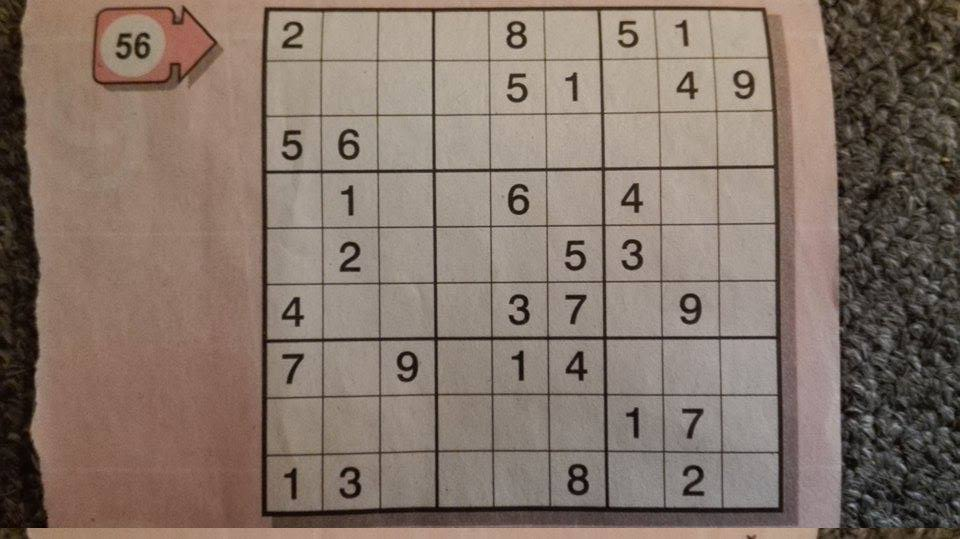
#> input picture resources/good2.jpg, 960 x 539 px
$ python -i SudokuDetector.py   (imports and definitions only)
#> lines starting #> are read from the running program, lines starting #| are printed output that depends on the picture; after the words box and inside, x2 and y2 are one past the last pixel; in counts of white or black regions, pixels touching at a corner belong together
#> further down, picture is the input picture: shape (539, 960, 3); mean B, G, R 105.1, 115.6, 131.7
import cv2
import numpy as np

WINDOW_NAME = "picture_window"


class SudokuDetector:
    """
        Class for detecting sudoku on image
    """
    def __init__(self):
        self._original_image = None
        #  self._resized = None # rescaling not neeeded?
        self._gray = None
        self._thresh = None
        self._contours = None

    def detect_sudoku(self, image):
        """
            Detects sudoku on image
            Returns tuple (is_detected and sudoku_list)
        """
        cv2.namedWindow(WINDOW_NAME)  # create window for displaying
        self._original_image = image
        self._preprocess()
        # self._perspective()
        # self._warp()
        if self._find_biggest_square() is not None:
            return self._biggest, self._thresh
        else:
            return None

    def _preprocess(self):
        """performs prerprocessing on image"""
        # rescale image
        self._resized = self._original_image  # cv2.resize(self._original_image, (600, 600))  # rescaling not needed?
        # gray scale conversion
        self._gray = cv2.cvtColor(self._resized, cv2.COLOR_BGR2GRAY)
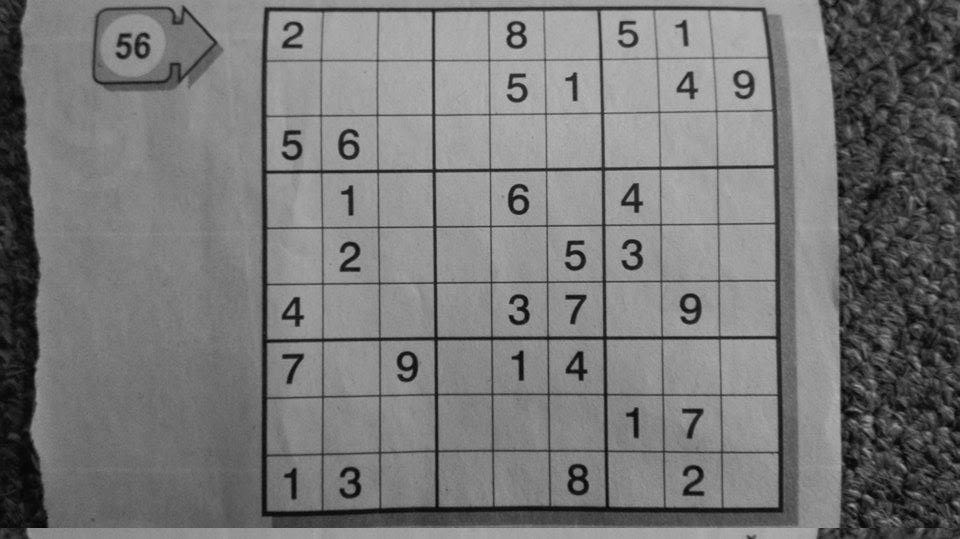
#> self._gray: shape (539, 960); min 0, max 193, mean 119.2
        # Gaussian blur
        self._gray = cv2.GaussianBlur(self._gray, (5, 5), 0)
        # thresholding
        self._thresh = cv2.adaptiveThreshold(self._gray, 255, 1, 1, 11, 2)
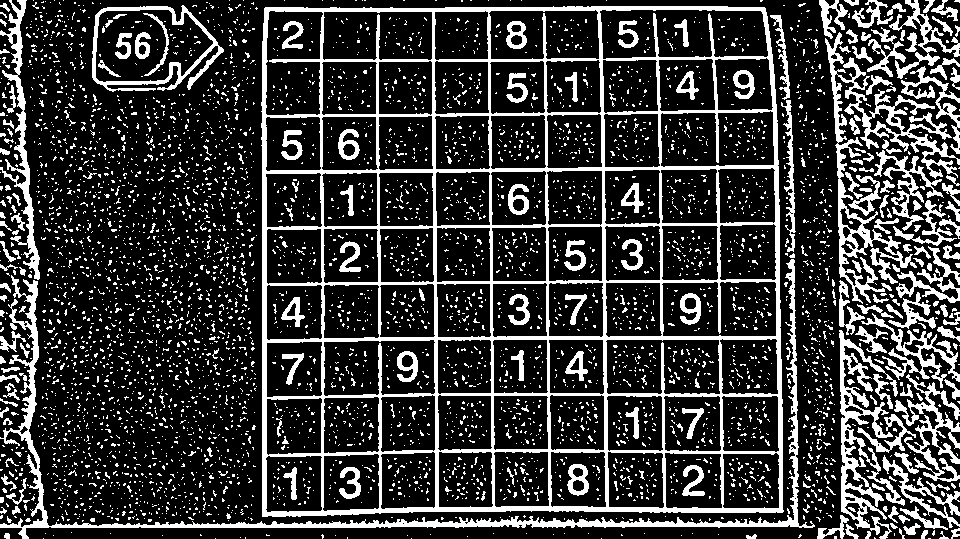
#> self._thresh: shape (539, 960); 21.7% white; 5271 white regions (5030 under 20 px)
        #  contours finding
        self._contours, hierarchy = cv2.findContours(self._thresh, cv2.RETR_TREE, cv2.CHAIN_APPROX_SIMPLE)
#> self._contours = 5460 contours, 5202 with area under 20; largest, box (x1, y1, x2, y2) and area: (261, 6, 784, 517) 260616, (92, 5, 224, 92) 8216, (599, 9, 769, 60) 7586, (95, 9, 214, 83) 6749, (0, 259, 815, 539) 6178

    def _find_biggest_square(self):
        """looks for the biggest square on the image"""
        self._biggest = None
        self.maxArea = 0
        for i in self._contours:
            area = cv2.contourArea(i)
            if area > 50000:
                peri = cv2.arcLength(i, True)
                approx = cv2.approxPolyDP(i, 0.02 * peri, True)
                if area > self.maxArea and len(approx) == 4:
                    self._biggest = approx
                    self.maxArea = area
#> this loop made 5460 passes
#> (area, peri, self._biggest, self.maxArea) on pass 2839: (260615.5, 2086.4, [[764, 7], [264, 8], [262, 516], [783, 511]], 260615.5)
#> area on passes 18, 35, 40, 41, 43, 44: 25, 21.5, 30, 35.5, 56, 78.5
#> after the loop, self.maxArea = 260615.5
                    # best_cont = i # not used warning
        if self.maxArea > 0:
            cv2.polylines(self._original_image, [self._biggest], True, (0, 0, 255), 3)
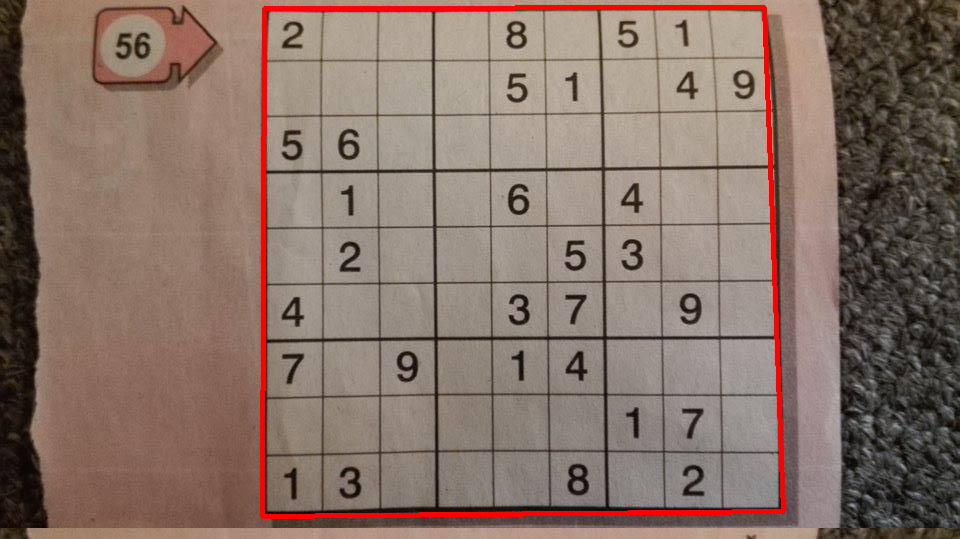
#> self._original_image: shape (539, 960, 3); 1.96% of pixels changed, all inside (x1, y1, x2, y2) = (260, 5, 786, 519)
            cv2.imshow(WINDOW_NAME, self._original_image)
            cv2.imwrite('hehe.jpg', self._original_image)
            self._reorder()  # put vertices in order
            return self._biggest
        else:
            cv2.imshow(WINDOW_NAME, self._original_image)
            return None

        # cv2.imwrite('img/capturer.jpg', self.captured)

    def _reorder(self):
        """
         puts vertices in order
        """
        # [top-left, top-right, bottom-right, bottom-left]
        a = self._biggest.reshape((4,2))
#> a = [[764, 7], [264, 8], [262, 516], [783, 511]]
        b = np.zeros((4,2), dtype=np.float32)

        add = a.sum(1)
#> add = [771, 272, 778, 1294]
        b[0] = a[np.argmin(add)]  # smallest sum
        b[2] = a[np.argmax(add)]  # largest sum

        diff = np.diff(a,axis = 1)  # y-x
#> diff = [-757, -256, 254, -272]
        b[1] = a[np.argmin(diff)]  # min diff
        b[3] = a[np.argmax(diff)]  # max diff
        self._biggest = b

>>> import cv2
>>> picture = cv2.imread('../resources/good2.jpg')
>>> result = SudokuDetector().detect_sudoku(picture)
